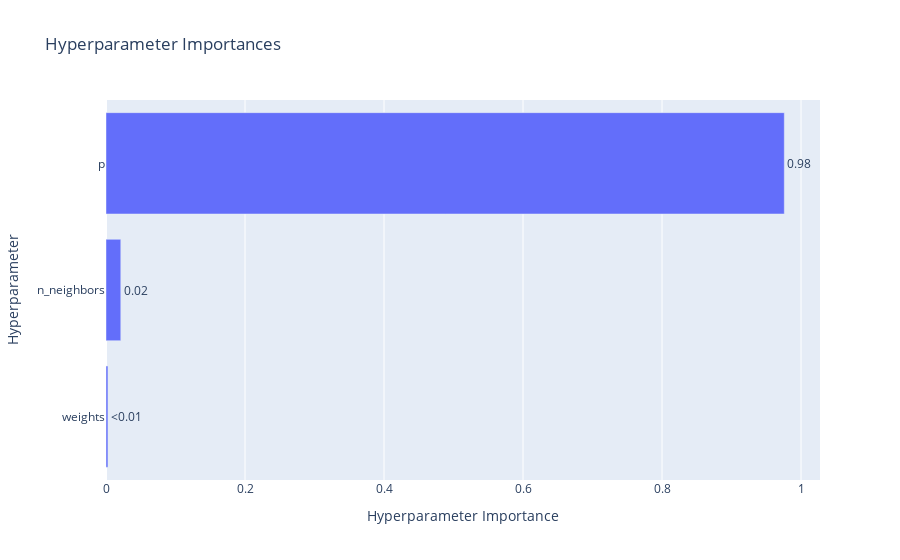

The code cell stored with this chart in its notebook:
### Code cell
optuna.visualization.plot_param_importances(study_knn_balanced)

### Figure 1 — Plotly figure (JSON) as saved in the notebook; plotly's stock layout.template omitted (floating-point values rounded to 4 significant figures)
{"data": [{"cliponaxis": false, "hovertemplate": ["weights (CategoricalDistribution): 0.0027963994671267103<extra></extra>", "n_neighbors (IntDistribution): 0.021260597801649874<extra></extra>", "p (CategoricalDistribution): 0.9759430027312234<extra></extra>"], "name": "Objective Value", "orientation": "h", "text": ["<0.01", "0.02", "0.98"], "textposition": "outside", "type": "bar", "x": [0.002796, 0.02126, 0.9759], "y": ["weights", "n_neighbors", "p"]}], "layout": {"title": {"text": "Hyperparameter Importances"}, "xaxis": {"title": {"text": "Hyperparameter Importance"}}, "yaxis": {"title": {"text": "Hyperparameter"}}}}
